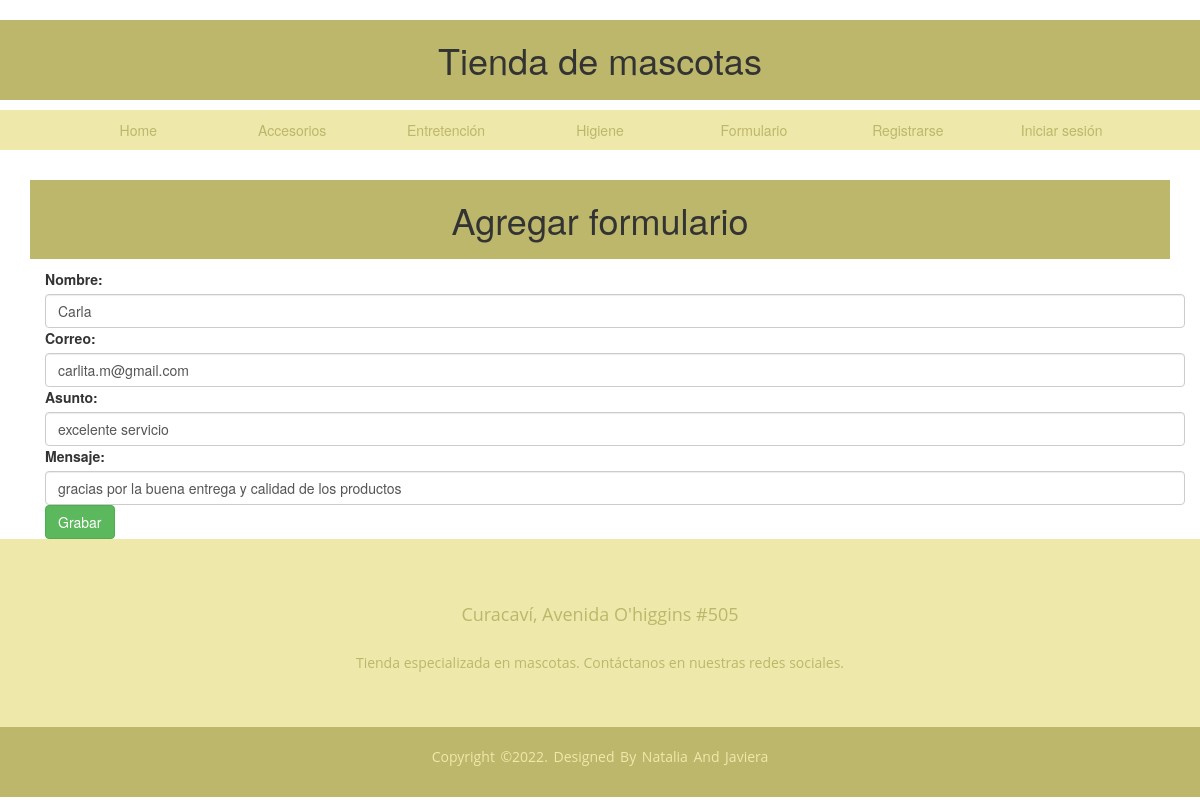
The app's page /formulario/edit_formulario/33 with its own data.
### Formulario/models.py (models this page shows, shortened)
class Formulario(models.Model):
    nombre = models.CharField(max_length=20)
    correo = models.CharField(max_length=50)
    asunto = models.CharField(max_length=50)
    mensaje = models.TextField()

### Formulario/views.py (the view)
# urls.py: path('edit_formulario/<int:pk>', views.FormularioUpdate.as_view(), name='editar_formulario'),
class FormularioUpdate(UpdateView):
    model = Formulario
    form_class = FormularioForm
    template_name = 'Formulario/agregar_formulario.html'
    success_url = reverse_lazy('listar_formulario')

### Formulario/forms.py
class FormularioForm(forms.ModelForm):
    class Meta:
        model = Formulario
        fields = ['nombre', 'correo', 'asunto','mensaje']
        labels = {
            'nombre': 'Nombre',
            'correo': 'Correo',
            'asunto': 'Asunto',
            'mensaje':'Mensaje',
        }
        widgets = {
            'nombre': forms.TextInput(attrs={'class': 'form-control'}),
            'correo': forms.EmailInput(attrs={'class': 'form-control'}),
            'asunto': forms.TextInput(attrs={'class': 'form-control'}),
            'mensaje': forms.TextInput(attrs={'class': 'form-control'}),
        }

### templates/Formulario/agregar_formulario.html (shortened to what this page needs)
{% extends 'Formulario/base/base.html' %}
{% block content %}
    <h1>Agregar formulario</h1>
    <div class="content container">
    <form method="POST" id="validar">
        {% csrf_token %} {{ form }}
        <div>
        <button type="submit-success" class="btn btn-success">Grabar</button>
        </div>
    </form>
    </div>
{% endblock %}

### static/css/estilo.css (style rules this page uses)
* { padding: 0; margin: 0; }
h1 { text-align: center; background-color: darkkhaki; color: palegoldenrod; padding: 20px; }
* { box-sizing: border-box; }

### records on screen
Formulario: nombre "Carla", correo "carlita.m@gmail.com", asunto "excelente servicio", mensaje "gracias por la buena entrega y calidad de los productos"
